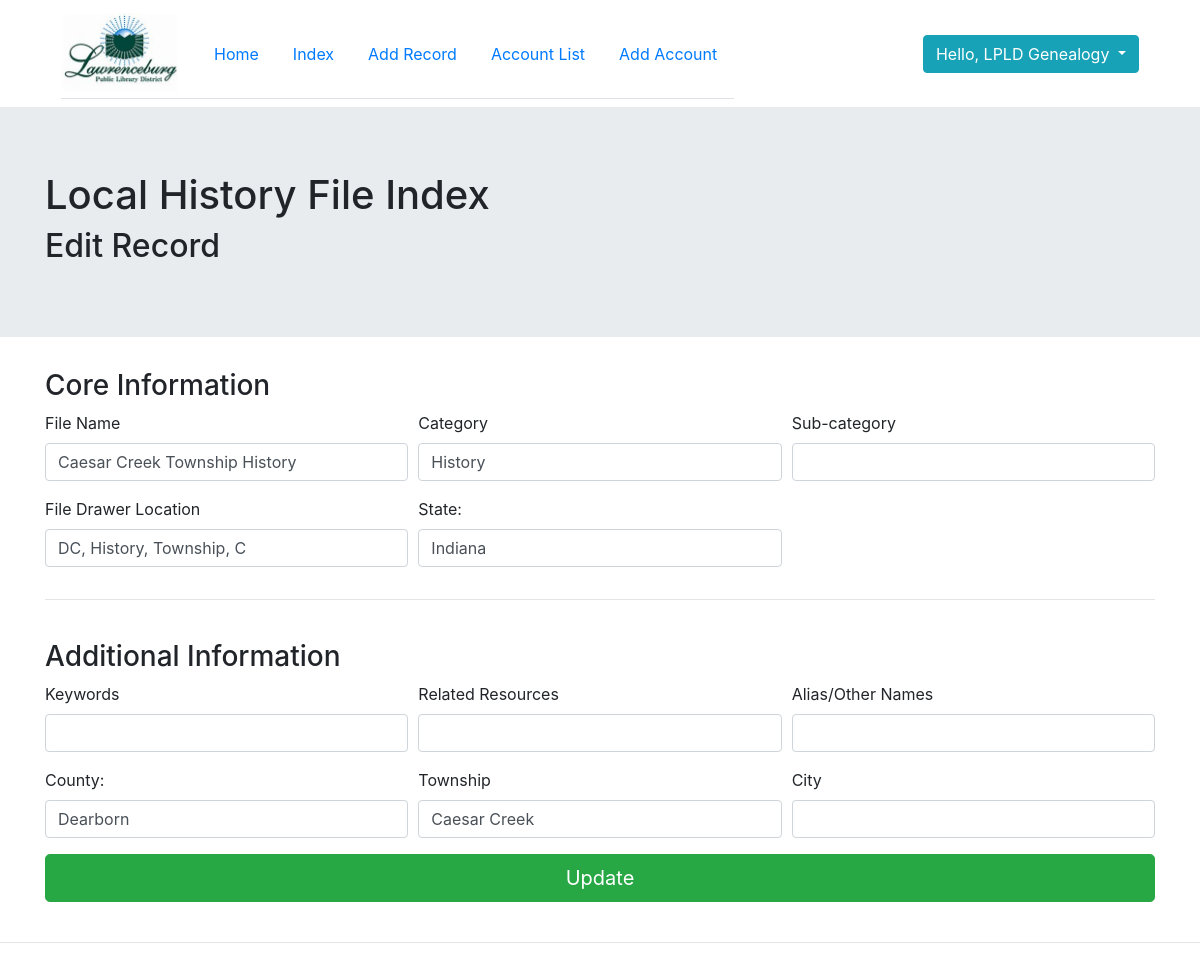
Screenshot of /edit_file.php?id=342 (signed in) with the database file from the repository.
### tables this page shows
CREATE TABLE `files` (
  `id` int(15) NOT NULL,
  `filename` varchar(255) NOT NULL,
  `category` varchar(255) NOT NULL,
  `subcategory` varchar(255) DEFAULT NULL,
  `file_location` varchar(255) NOT NULL,
  `state` varchar(255) NOT NULL,
  `county` varchar(255) DEFAULT NULL,
  `township` varchar(255) DEFAULT NULL,
  `city` varchar(255) DEFAULT NULL,
  `related` varchar(255) DEFAULT NULL,
  `alias` varchar(255) DEFAULT NULL,
  `keywords` varchar(255) DEFAULT NULL
);

### edit_file.php (the view, shortened to what this page needs)
<?php
require_once 'includes/header.php';
require_once 'includes/database.php';
$id = filter_input(INPUT_GET, 'id', FILTER_SANITIZE_NUMBER_INT);
$sql = "SELECT * FROM files WHERE id=$id";
$query = $db->query($sql);
if (!$query) {
    $errno = $db->connect_errno;
    $errmsg = $db->connect_error;
    die("Connection to database failed: ($errno) $errmsg.");
} else {
    $data = $query->fetch_assoc();
}
?>
<div class="jumbotron jumbotron-fluid">
    <div class="container">
        <h1>Local History File Index</h1>
        <h2>Edit Record</h2>
    </div>
</div>
<div class="container">
    <form action="edit_SQL.php" method="post">
        <h3>Core Information</h3>
        <div class="form-row">
            <div class="form-group col-md-4">
                <label for="filename">File Name</label>
                <input type="text" name="filename" class="form-control" value="<?php echo $data['filename'] ?>" autofocus required>
            </div>
            <div class="form-group col-md-4">
                <label for="subject">Category</label>
                <input type="text" name="category" class="form-control" value="<?php echo $data['category'] ?>" required>
            </div>
            <div class="form-group col-md-4">
                <label for="subcategory">Sub-category</label>
                <input type="text" name="subcategory" class="form-control" value="<?php echo $data['subcategory'] ?>">
            </div>
            <div class="form-group col-md-4">
                <label for="file_location">File Drawer Location</label>
                <input type="text" name="file_location" class="form-control" value="<?php echo $data['file_location'] ?>" required>
            </div>
            <div class="form-group col-md-4">
                <label for="state">State:</label>
                <input type="text" class="form-control" id="state" name="state" value="<?php echo $data['state'] ?>" required>
            </div>
        </div>
        <hr/>
        <br/>
        <h3>Additional Information</h3>
        <div class="form-row">
            <div class="form-group col-md-4">
                <label for="alias">Keywords</label>
                <input type="text" name="keywords" class="form-control" value="<?php echo $data['keywords'] ?>">
            </div>
            <div class="form-group col-md-4">
                <label for="related files">Related Resources</label>
                <input type="text" name="related" class="form-control" value="<?php echo $data['related'] ?>">
            </div>
            <div class="form-group col-md-4">
                <label for="alias">Alias/Other Names</label>
                <input type="text" name="alias" class="form-control" value="<?php echo $data['alias'] ?>">
            </div>
        </div>
        <div class="form-row">
            <div class="form-group col-md-4">
                <label for="county">County:</label>
                <input type="text" class="form-control" id="county" name="county" value="<?php echo $data['county'] ?>">
            </div>
            <div class="form-group col-md-4">
                <label for="township">Township</label>
                <input type="text" name="township" class="form-control" value="<?php echo $data['township'] ?>">
            </div>
            <div class="form-group col-md-4">
                <label for="city">City</label>
                <input type="text" name="city" class="form-control" value="<?php echo $data['city'] ?>">
            </div>
        </div>
        <button type="submit" class="btn btn-success btn-lg btn-block">Update</button> <br/>
    </form>
</div>
<?php
require_once 'includes/footer.php';

### rows the page displays
files: filename "Caesar Creek Township History", category "History", file_location "DC, History, Township, C", state "Indiana", county "Dearborn", township "Caesar Creek"

### other values shown
$_SESSION["username"] "LPLD Genealogy"
